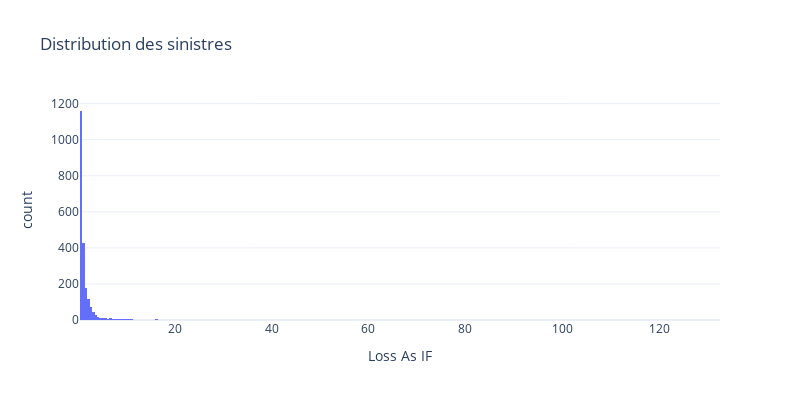
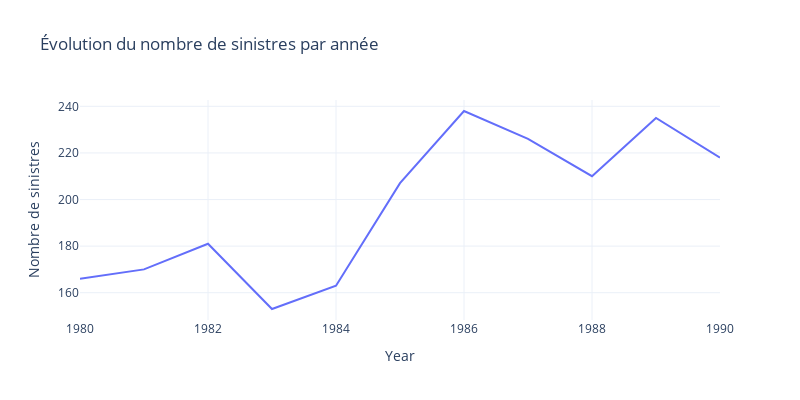
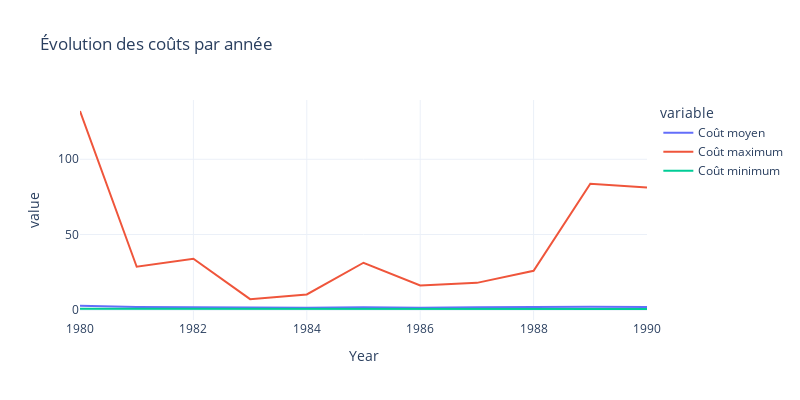
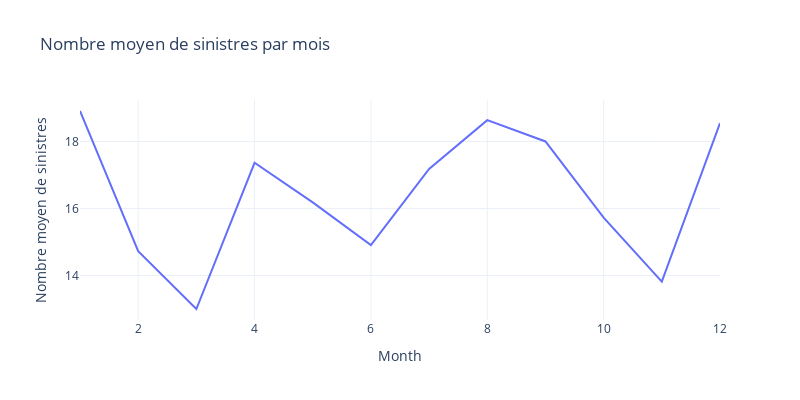

Notebook source saved alongside these figures, in order:
### Code cell
df['Loss As IF'] = 0

for i in range(df.shape[0]):
    if df.loc[i, 'Year'] == 1980 : inflation = 0
    else : inflation = dfi.loc[dfi['Année'] == df.loc[i, 'Year'], 'Indice_cumulatif'].values[0]

    df.loc[i,'Loss As IF'] = df.loc[i, 'LossY']/( 1 + inflation)

generate_descriptive_plots(df, 'Loss As IF')

### Figure 1 — Plotly figure (JSON) as saved in the notebook; plotly's stock layout.template omitted (floating-point values rounded to 4 significant figures; data arrays with more than 128 entries replaced by an {"elided": "..."} marker saying what was removed)
{"data": [{"alignmentgroup": "True", "bingroup": "x", "hovertemplate": "Loss As IF=%{x}<br>count=%{y}<extra></extra>", "legendgroup": "", "marker": {"color": "#636efa", "pattern": {"shape": ""}}, "name": "", "offsetgroup": "", "orientation": "v", "showlegend": false, "type": "histogram", "x": {"elided": "2167 float values"}, "xaxis": "x", "yaxis": "y"}], "layout": {"barmode": "relative", "height": 400, "legend": {"tracegroupgap": 0}, "title": {"text": "Distribution des sinistres"}, "width": 800, "xaxis": {"anchor": "y", "domain": [0, 1], "title": {"text": "Loss As IF"}}, "yaxis": {"anchor": "x", "domain": [0, 1], "title": {"text": "count"}}}}

### Figure 2 — Plotly figure (JSON) as saved in the notebook; plotly's stock layout.template omitted (floating-point values rounded to 4 significant figures)
{"data": [{"hovertemplate": "Year=%{x}<br>Nombre de sinistres=%{y}<extra></extra>", "legendgroup": "", "line": {"color": "#636efa", "dash": "solid"}, "marker": {"symbol": "circle"}, "mode": "lines", "name": "", "orientation": "v", "showlegend": false, "type": "scatter", "x": [1980, 1981, 1982, 1983, 1984, 1985, 1986, 1987, 1988, 1989, 1990], "xaxis": "x", "y": [166, 170, 181, 153, 163, 207, 238, 226, 210, 235, 218], "yaxis": "y"}], "layout": {"height": 400, "legend": {"tracegroupgap": 0}, "title": {"text": "Évolution du nombre de sinistres par année"}, "width": 800, "xaxis": {"anchor": "y", "domain": [0, 1], "title": {"text": "Year"}}, "yaxis": {"anchor": "x", "domain": [0, 1], "title": {"text": "Nombre de sinistres"}}}}

### Figure 3 — Plotly figure (JSON) as saved in the notebook; plotly's stock layout.template omitted (floating-point values rounded to 4 significant figures)
{"data": [{"hovertemplate": "variable=Coût moyen<br>Year=%{x}<br>value=%{y}<extra></extra>", "legendgroup": "Coût moyen", "line": {"color": "#636efa", "dash": "solid"}, "marker": {"symbol": "circle"}, "mode": "lines", "name": "Coût moyen", "orientation": "v", "showlegend": true, "type": "scatter", "x": [1980, 1981, 1982, 1983, 1984, 1985, 1986, 1987, 1988, 1989, 1990], "xaxis": "x", "y": [2.628, 1.876, 1.71, 1.386, 1.432, 1.734, 1.426, 1.655, 2.086, 2.115, 1.952], "yaxis": "y"}, {"hovertemplate": "variable=Coût maximum<br>Year=%{x}<br>value=%{y}<extra></extra>", "legendgroup": "Coût maximum", "line": {"color": "#EF553B", "dash": "solid"}, "marker": {"symbol": "circle"}, "mode": "lines", "name": "Coût maximum", "orientation": "v", "showlegend": true, "type": "scatter", "x": [1980, 1981, 1982, 1983, 1984, 1985, 1986, 1987, 1988, 1989, 1990], "xaxis": "x", "y": [132.0, 28.62, 33.93, 7.069, 10.24, 31.27, 16.17, 17.9, 25.95, 83.77, 81.19], "yaxis": "y"}, {"hovertemplate": "variable=Coût minimum<br>Year=%{x}<br>value=%{y}<extra></extra>", "legendgroup": "Coût minimum", "line": {"color": "#00cc96", "dash": "solid"}, "marker": {"symbol": "circle"}, "mode": "lines", "name": "Coût minimum", "orientation": "v", "showlegend": true, "type": "scatter", "x": [1980, 1981, 1982, 1983, 1984, 1985, 1986, 1987, 1988, 1989, 1990], "xaxis": "x", "y": [0.7271, 0.667, 0.6141, 0.5891, 0.5594, 0.5446, 0.5572, 0.554, 0.5631, 0.5515, 0.5645], "yaxis": "y"}], "layout": {"height": 400, "legend": {"title": {"text": "variable"}, "tracegroupgap": 0}, "title": {"text": "Évolution des coûts par année"}, "width": 800, "xaxis": {"anchor": "y", "domain": [0, 1], "title": {"text": "Year"}}, "yaxis": {"anchor": "x", "domain": [0, 1], "title": {"text": "value"}}}}

### Figure 4 — Plotly figure (JSON) as saved in the notebook; plotly's stock layout.template omitted (floating-point values rounded to 4 significant figures)
{"data": [{"hovertemplate": "Month=%{x}<br>Nombre moyen de sinistres=%{y}<extra></extra>", "legendgroup": "", "line": {"color": "#636efa", "dash": "solid"}, "marker": {"symbol": "circle"}, "mode": "lines", "name": "", "orientation": "v", "showlegend": false, "type": "scatter", "x": [1, 2, 3, 4, 5, 6, 7, 8, 9, 10, 11, 12], "xaxis": "x", "y": [18.91, 14.73, 13, 17.36, 16.18, 14.91, 17.18, 18.64, 18, 15.73, 13.82, 18.55], "yaxis": "y"}], "layout": {"height": 400, "legend": {"tracegroupgap": 0}, "title": {"text": "Nombre moyen de sinistres par mois"}, "width": 800, "xaxis": {"anchor": "y", "domain": [0, 1], "title": {"text": "Month"}}, "yaxis": {"anchor": "x", "domain": [0, 1], "title": {"text": "Nombre moyen de sinistres"}}}}
